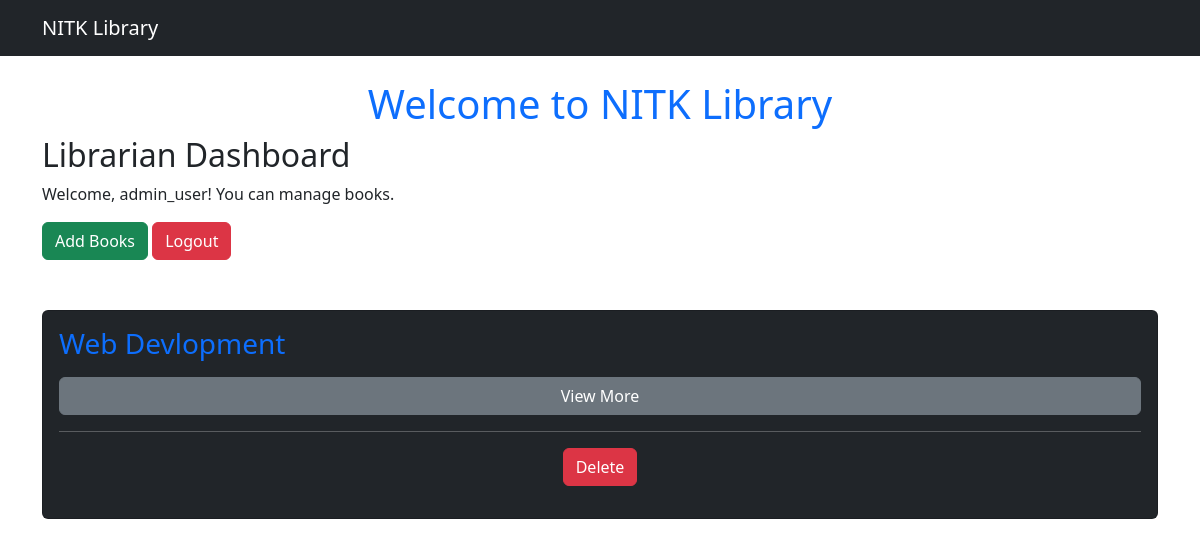
Page /dashboard/librarian/ (signed in) on the earlier database version.
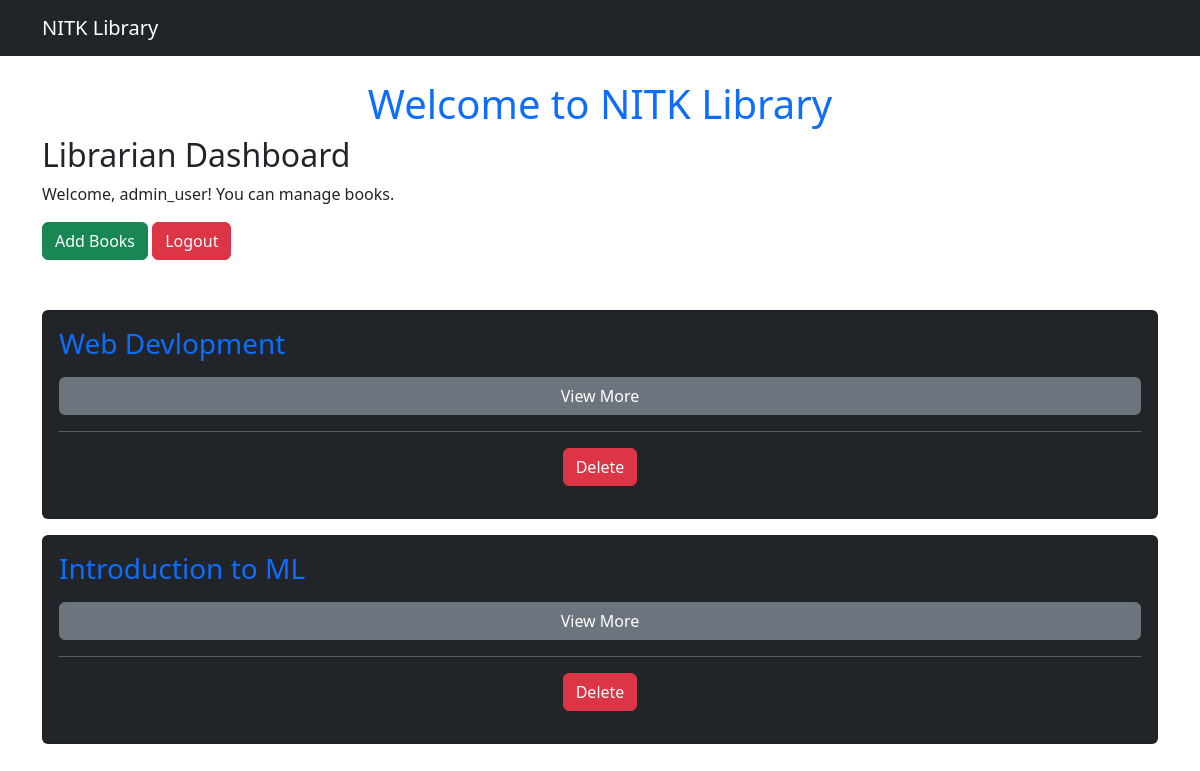
Same page on the later database version.
### books/models.py (models this page shows, shortened)
class Book(models.Model):
    GenreChoices = [
    ('Metallurgy', 'METALLURGY'),
    ('Computer Science', 'CS'),
    ('ECE', 'ECE'),
    ('EEE', 'EEE'),
    ('Mechanical', 'MECHANICAL'),
    ('Civil', 'CIVIL'),
    ('AI', 'AI'),
    ('Data Science', 'DATA_SCIENCE'),
    ('Mining', 'MINING'),
    ('IT', 'IT')
]
    title = models.CharField(max_length=255)
    author = models.ForeignKey(Author, on_delete=models.CASCADE)
    publisher = models.CharField(max_length=255)
    pages = models.IntegerField(validators=[MinValueValidator(1)])
    price = models.DecimalField(max_digits=8, decimal_places=2)
    genre = models.CharField(max_length=50, choices=GenreChoices)
    topics = models.TextField(blank=True, null=True)
    available_copies = models.IntegerField(default=1, validators=[MinValueValidator(0)])

### users/views.py (the view)
# urls.py: path('dashboard/librarian/', librarian_dashboard, name='librarian_dashboard'),
@login_required
def librarian_dashboard(request):
    books = Book.objects.all()
    return render(request, "librarian_dashboard.html", {"books": books})

### users/models.py (called while the page is built)
    def is_student(self):
        return self.role == UserRoles.STUDENT

    def is_admin(self):
        return self.role == UserRoles.ADMIN

### users/templates/librarian_dashboard.html
{% extends "base.html" %}
{% block content %}
<h2>Librarian Dashboard</h2>
<p>Welcome, {{ request.user.username }}! You can manage books.</p>
<a href="{% url 'add_book' %}" class="btn btn-success">Add Books</a>
<a href="{% url 'logout' %}" class="btn btn-danger">Logout</a>
<div style="height: 50px;"></div>
{% include "book_list.html" %}
{% endblock %}

### books/templates/book_component.html (shortened to what this page needs)
<div class="card text-white bg-dark mb-3">
    <div class="card-body">
        <h3 class="card-title text-primary">{{ book.title }}</h3>
        <button class="btn btn-secondary w-100 mt-2" type="button" data-bs-toggle="collapse" data-bs-target="#bookDetails-{{ book.id }}" aria-expanded="false">
            View More
        </button>
        <hr>
        {% if request.user.is_admin or request.user.is_librarian %}
            <div class="text-center mb-3">
                <form id="deleteForm-{{ book.id }}" method="POST" action="{% url 'delete_item' 'book' book.id %}">
                    <button type="button" class="btn btn-danger" onclick="confirmDelete('{{ book.id }}')">Delete</button>
                </form>
            </div>
        {% endif %}
    </div>
</div>

Differences in the rows shown:
added Book: title "Introduction to ML"
